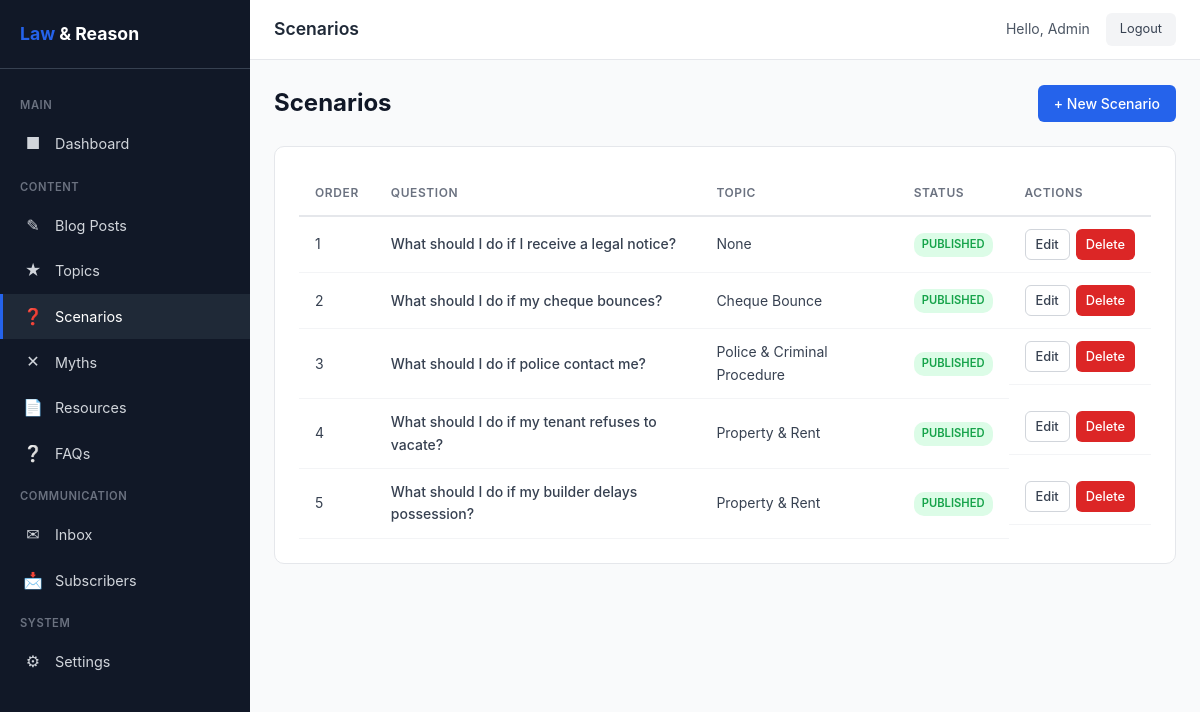
The app's page /admin/scenarios.php (signed in) with its own data.
### tables this page shows
CREATE TABLE scenarios (
    id INT AUTO_INCREMENT PRIMARY KEY,
    slug VARCHAR(150) NOT NULL UNIQUE,
    question_en VARCHAR(500) NOT NULL,
    question_hi VARCHAR(500) NOT NULL,
    content_en LONGTEXT,
    content_hi LONGTEXT,
    topic_id INT NULL,
    meta_title_en VARCHAR(160),
    meta_title_hi VARCHAR(160),
    meta_description_en VARCHAR(320),
    meta_description_hi VARCHAR(320),
    sort_order INT DEFAULT 0,
    is_published TINYINT(1) DEFAULT 1,
    created_at DATETIME DEFAULT CURRENT_TIMESTAMP,
    updated_at DATETIME DEFAULT CURRENT_TIMESTAMP ON UPDATE CURRENT_TIMESTAMP,
    FOREIGN KEY (topic_id) REFERENCES topics(id) ON DELETE SET NULL
);

CREATE TABLE topics (
    id INT AUTO_INCREMENT PRIMARY KEY,
    slug VARCHAR(100) NOT NULL UNIQUE,
    title_en VARCHAR(255) NOT NULL,
    title_hi VARCHAR(255) NOT NULL,
    description_en TEXT,
    description_hi TEXT,
    content_en LONGTEXT,
    content_hi LONGTEXT,
    icon VARCHAR(50) DEFAULT NULL,
    meta_title_en VARCHAR(160),
    meta_title_hi VARCHAR(160),
    meta_description_en VARCHAR(320),
    meta_description_hi VARCHAR(320),
    sort_order INT DEFAULT 0,
    is_published TINYINT(1) DEFAULT 1,
    created_at DATETIME DEFAULT CURRENT_TIMESTAMP,
    updated_at DATETIME DEFAULT CURRENT_TIMESTAMP ON UPDATE CURRENT_TIMESTAMP
);

### includes/helpers.php (called while the page is built, shortened)
<?php
require_once __DIR__ . '/security.php';
function truncateText($text, $length = 150) {
    $text = strip_tags($text);
    if (mb_strlen($text) <= $length) return $text;
    return mb_substr($text, 0, $length) . '...';
}

### includes/security.php (called while the page is built, shortened)
<?php
function generateCSRFToken() {
    return $_SESSION[CSRF_TOKEN_NAME];
}

### admin/scenarios.php (the view, shortened to what this page needs)
<?php
require_once __DIR__ . '/includes/admin-header.php';
$db = getDB();
$scenarios = $db->query("SELECT s.id, s.question_en, s.slug, s.sort_order, s.is_published, s.created_at, t.title_en as topic_name
    FROM scenarios s LEFT JOIN topics t ON s.topic_id = t.id
    ORDER BY s.sort_order ASC")->fetchAll();
$csrfToken = generateCSRFToken();
?>
<div class="page-header">
    <h1>Scenarios</h1>
    <a href="/admin/scenario-edit.php" class="btn btn-primary">+ New Scenario</a>
</div>
<div class="card">
    <?php if (empty($scenarios)): ?>
        <p style="color: var(--gray-500); text-align: center; padding: 40px;">No scenarios yet. <a href="/admin/scenario-edit.php" style="color: var(--primary);">Create your first scenario</a>.</p>
    <?php else: ?>
        <table class="admin-table">
            <thead>
                <tr>
                    <th>Order</th>
                    <th>Question</th>
                    <th>Topic</th>
                    <th>Status</th>
                    <th>Actions</th>
                </tr>
            </thead>
            <tbody>
                <?php foreach ($scenarios as $scenario): ?>
                <tr>
                    <td><?= $scenario['sort_order'] ?></td>
                    <td style="font-weight: 500;"><?= htmlspecialchars(truncateText($scenario['question_en'], 60)) ?></td>
                    <td><?= htmlspecialchars($scenario['topic_name'] ?: 'None') ?></td>
                    <td>
                        <?php if ($scenario['is_published']): ?>
                            <span class="badge badge-success">Published</span>
                        <?php else: ?>
                            <span class="badge badge-warning">Draft</span>
                        <?php endif; ?>
                    </td>
                    <td class="actions">
                        <a href="/admin/scenario-edit.php?id=<?= $scenario['id'] ?>" class="btn btn-sm btn-outline">Edit</a>
                        <a href="/admin/scenarios.php?delete=<?= $scenario['id'] ?>&token=<?= $csrfToken ?>"
                           class="btn btn-sm btn-danger"
                           data-confirm="Are you sure you want to delete this scenario?">Delete</a>
                    </td>
                </tr>
                <?php endforeach; ?>
            </tbody>
        </table>
    <?php endif; ?>
</div>
<?php require_once __DIR__ . '/includes/admin-footer.php'; ?>

### admin/includes/admin-header.php (style rules this page uses)
:root { --primary: #2563eb; --primary-dark: #1d4ed8; --primary-light: #dbeafe; --success: #16a34a; --success-light: #dcfce7; --danger: #dc2626; --danger-light: #fee2e2; --warning: #d97706; --warning-light: #fef3c7; --gray-50: #f9fafb; --gray-100: #f3f4f6; --gray-200: #e5e7eb; --gray-300: #d1d5db; --gray-400: #9ca3af; --gray-500: #6b7280; --gray-600: #4b5563; --gray-700: #374151; --gray-800: #1f2937; --gray-900: #111827; --sidebar-width: 250px; }
* { margin: 0; padding: 0; box-sizing: border-box; }
body { font-family: -apple-system, BlinkMacSystemFont, 'Segoe UI', Roboto, sans-serif; background: var(--gray-50); color: var(--gray-800); line-height: 1.6; }
.card { background: #fff; border-radius: 10px; border: 1px solid var(--gray-200); padding: 24px; margin-bottom: 20px; }
.admin-table { width: 100%; border-collapse: collapse; }
.admin-table th { text-align: left; padding: 12px 16px; font-size: 0.75rem; text-transform: uppercase; letter-spacing: 0.05em; color: var(--gray-500); border-bottom: 2px solid var(--gray-200); font-weight: 600; }
.admin-table td { padding: 12px 16px; border-bottom: 1px solid var(--gray-100); font-size: 0.875rem; color: var(--gray-700); }
.btn { display: inline-flex; align-items: center; gap: 6px; padding: 8px 16px; border-radius: 6px; font-size: 0.875rem; font-weight: 500; text-decoration: none; border: none; cursor: pointer; transition: all 0.2s; line-height: 1.5; }
.btn-primary { background: var(--primary); color: #fff; }
.btn-danger { background: var(--danger); color: #fff; }
.btn-outline { background: #fff; color: var(--gray-700); border: 1px solid var(--gray-300); }
.btn-sm { padding: 5px 10px; font-size: 0.8rem; }
.badge { display: inline-block; padding: 3px 8px; border-radius: 10px; font-size: 0.7rem; font-weight: 600; text-transform: uppercase; }
.badge-success { background: var(--success-light); color: var(--success); }
.actions { display: flex; gap: 6px; }
.page-header { display: flex; justify-content: space-between; align-items: center; margin-bottom: 24px; }
.page-header h1 { font-size: 1.5rem; font-weight: 700; color: var(--gray-900); }

### records on screen
scenarios: sort_order "1", question_en "What should I do if I receive a legal notice?", topic_name "None", is_published "PUBLISHED"
scenarios: sort_order "2", question_en "What should I do if my cheque bounces?", topic.title_en "Cheque Bounce", is_published "PUBLISHED"
scenarios: sort_order "3", question_en "What should I do if police contact me?", topic.title_en "Police & Criminal Procedure", is_published "PUBLISHED"
scenarios: sort_order "4", question_en "What should I do if my tenant refuses to vacate?", topic.title_en "Property & Rent", is_published "PUBLISHED"
scenarios: sort_order "5", question_en "What should I do if my builder delays possession?", topic.title_en "Property & Rent", is_published "PUBLISHED"

### other values on screen
$pageTitle "Scenarios"
$adminName "Admin"
